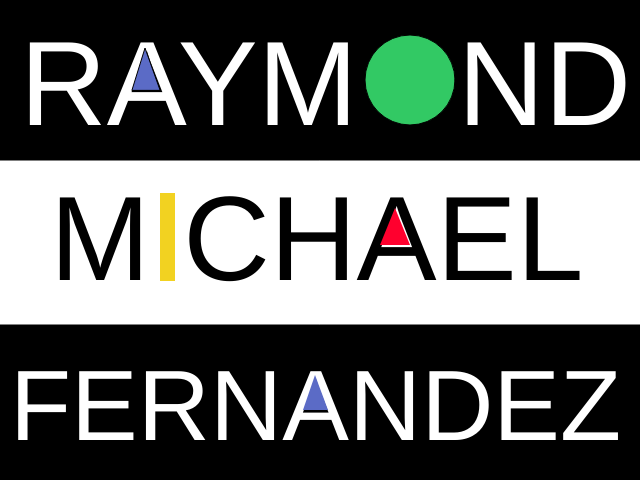
Frame 1 (no input)
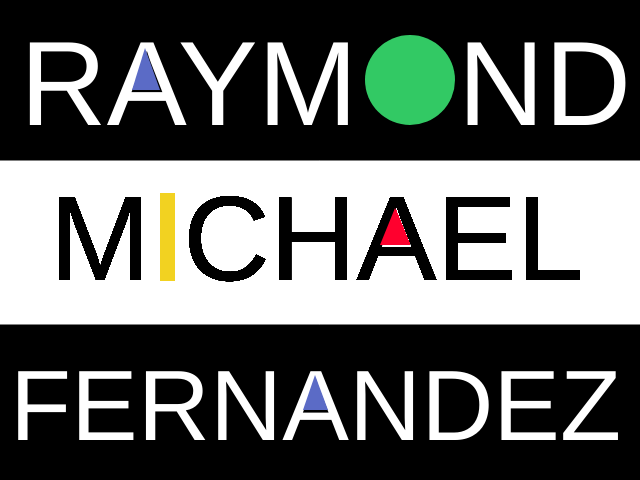
Frame 60 (no input)
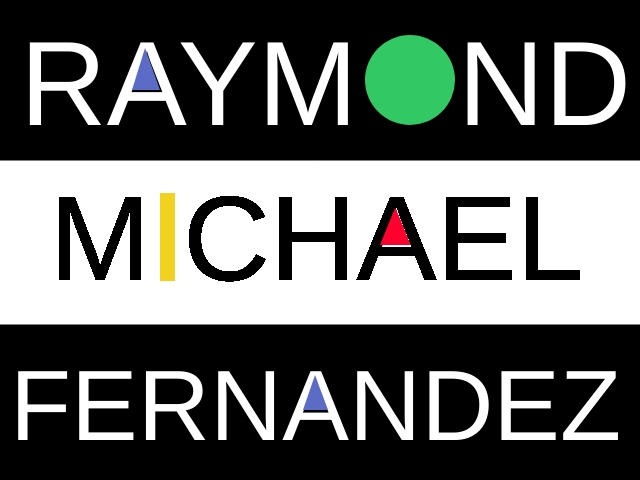
Frame 120 (the mouse pressed at the canvas centre since frame 60)

The p5.js sketch that drew these frames (run headless with seeded random() and noise() and a simulated clock; from frame 60 on, the mouse is pressed at the canvas centre):

// p5.js sketch
// ── sketch.js
function setup() {
    
	createCanvas(640, 480);
    background(255,255,255);

   
}
function draw() {
    
    /* TEXT VARIABLES */
    var name = "RAYM   ND";
    var middlename = "MICHAEL";
    var lastname = "FERNANDEZ";
    
    /* MEASURE VARIABLES */
    var nameSize = 120;
    var NamesColor = color(255,255,255);
    var nameWidth = 20;
    var nameHeight = 125;
    var lastnameSize = 100;
    var lastnameWidth = 10;
    var lastnameHeight = 440;

    /* COLOR VARIABLES */
    var rectsColor = color(0,0,0);
    var shapesColor = color(242,143,38);
    var middlenameColor = color(0,0,0);
    var topTriangleColor = color(91,107,198);
    var middleTriangleColor = color(255,0,46);
    var topCircleColor = color(50,201,100);
    var middleRectColor = color(242,210,33);
    
    /* TOP RECTANGLE */
    fill(rectsColor);
    rect(0,0,width,height/3);
    
    /* NAME */ 
    textSize(nameSize);
    fill(NamesColor);
    text(name,nameWidth,nameHeight);
    
    /* MIDDLENAME */ 
    textSize(nameSize);
    fill(middlenameColor);
    text(middlename,50,280);
    
    /* BOTTOM RECTANGLE */
    fill(rectsColor);
    rect(0,325,width,height/3);
    
    /* LASTNAME */
    textSize(lastnameSize);
    fill(NamesColor);
    text(lastname,lastnameWidth,lastnameHeight);

    /* SHAPES */ 
    
    /* TOP CIRCLE */
    fill(topCircleColor);
    ellipse(410,80,90,90);
    
    /* TOP TRIANGLE */ 
    fill(topTriangleColor);
    triangle(160,90,145,48,132,90);
    
    /* MIDDLE RECTANGLE */ 
    noStroke();
    fill(middleRectColor);
    rect(160,193,15,88);
    
    /* MIDDLE TRIANGLE */ 
    fill(middleTriangleColor);
    noStroke();
    triangle(380,245,395,208,410,245);
    
    /* BOTTOM TRIANGLE */
    fill(topTriangleColor);
    triangle(303,410,315,375,328,410);
    
}
